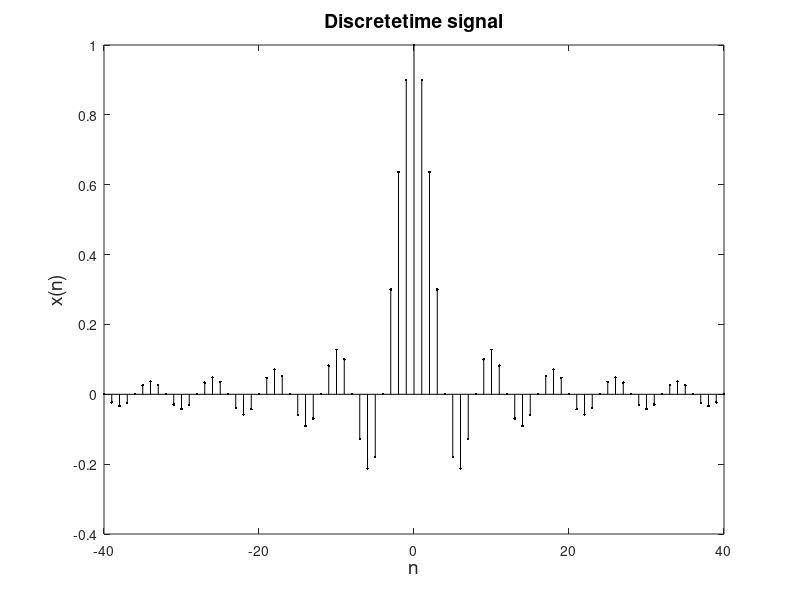
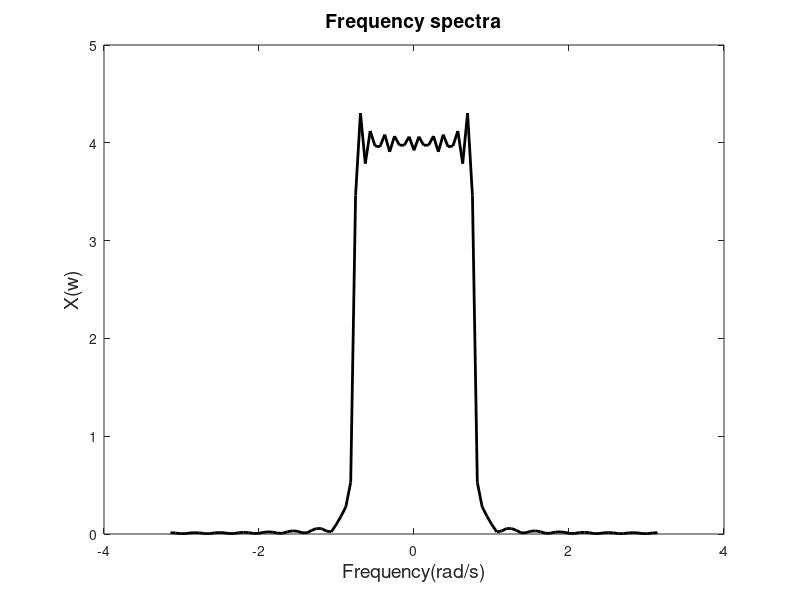
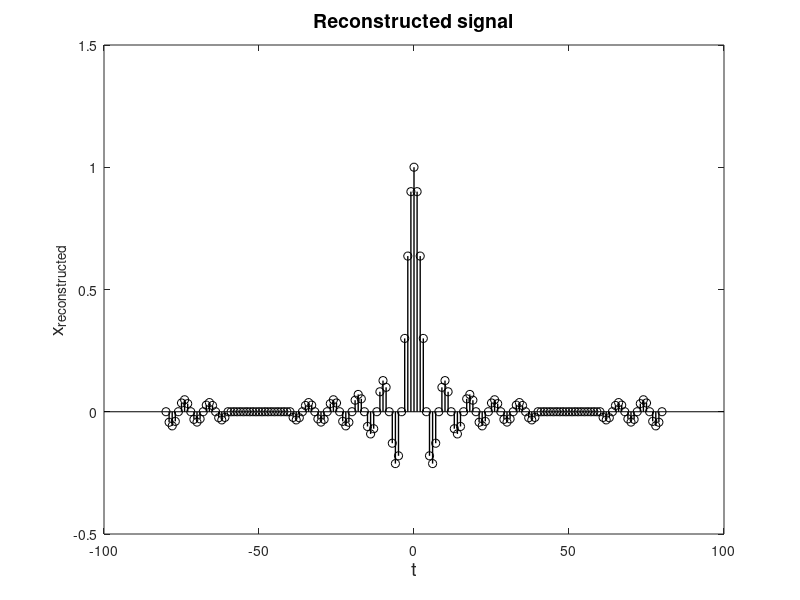

Reproduce these figures in MATLAB, in order.
%calculation of fourier transform from first principle
clc
close all
clear all

%generating a sinc Pulse
f_c = 1/8;
n = -40:40;
x = sinc(2*f_c*n);
%end of sinc pulse

figure(1),stem(n,x,'.k');
xlabel('n','fontsize',14),ylabel('x(n)','fontsize',14),title('Discretetime signal','fontsize',14);

M = 101;
w = linspace(-pi,pi,M);
dw = w(2)-w(1);
X = zeros(1,M);

for i1 = 1:M
    for i2 = 1:length(x)
        X(i1)=X(i1)+x(i2)*exp(-i*w(i1)*n(i2));
    end
end

figure(2),plot(w,abs(X),'k','linewidth',2); xlabel('Frequency(rad/s)','fontsize',14),ylabel('X(w)','fontsize',14),
title('Frequency spectra','fontsize',14)

%Reconstructed signal
n_re = -80:80;
x_re = zeros(1,length(n_re));
for i1=1:M
    for i2 = 1:length(x_re)
        x_re(i2) = x_re(i2)+1/(2*pi)*X(i1)*exp(-i*w(i1)*n_re(i2))*dw;
    end 
end
figure(3),stem(n_re,x_re,'k','linewidth',1); xlabel('t','fontsize',14),ylabel('x_{reconstructed}','fontsize',14),
title('Reconstructed signal','fontsize',14)


